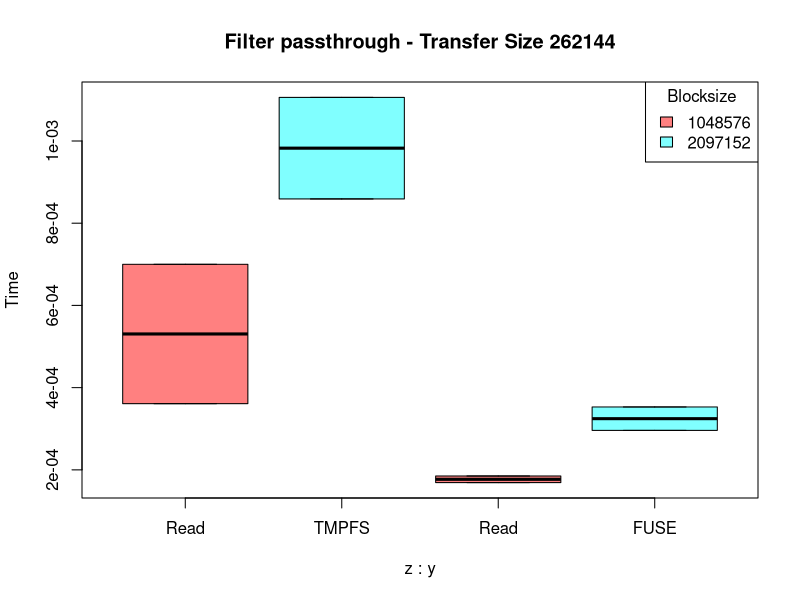
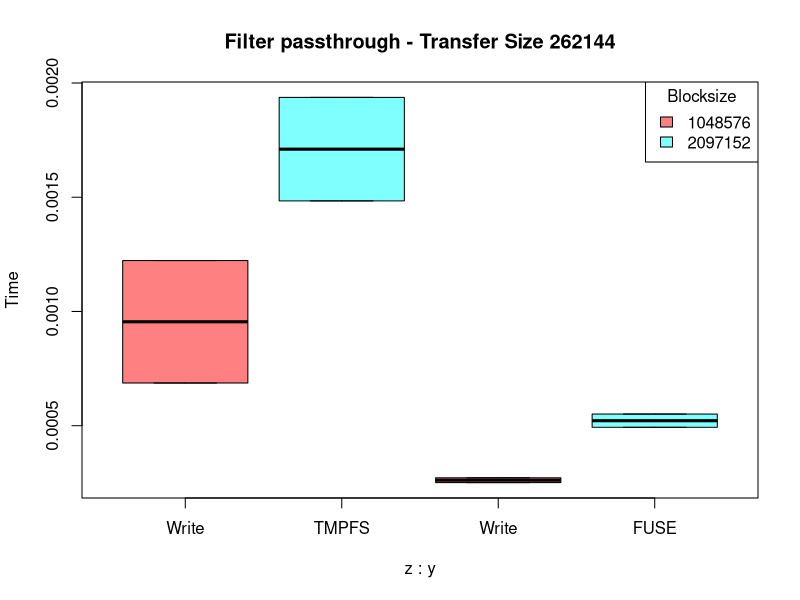
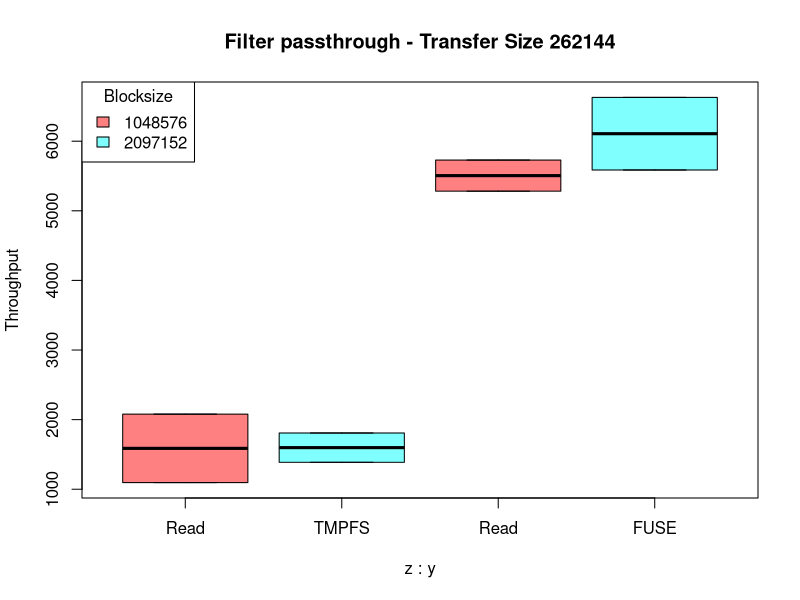
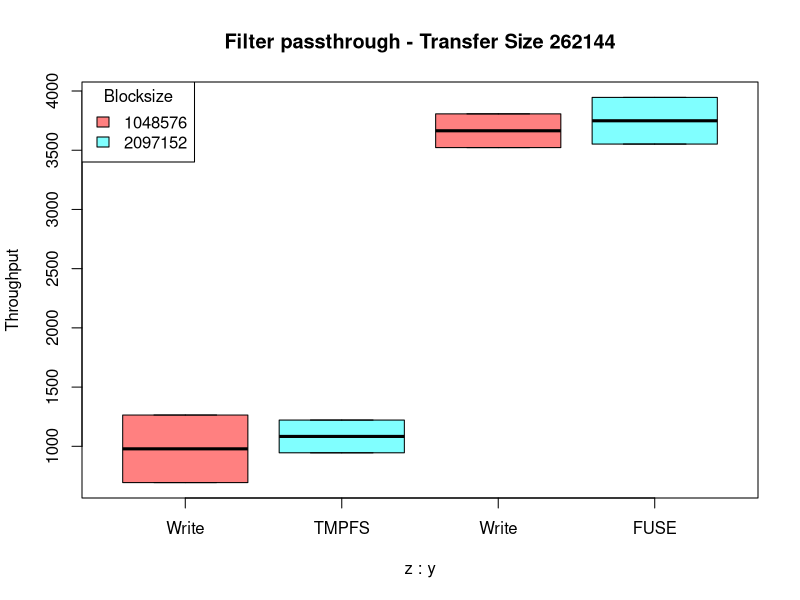
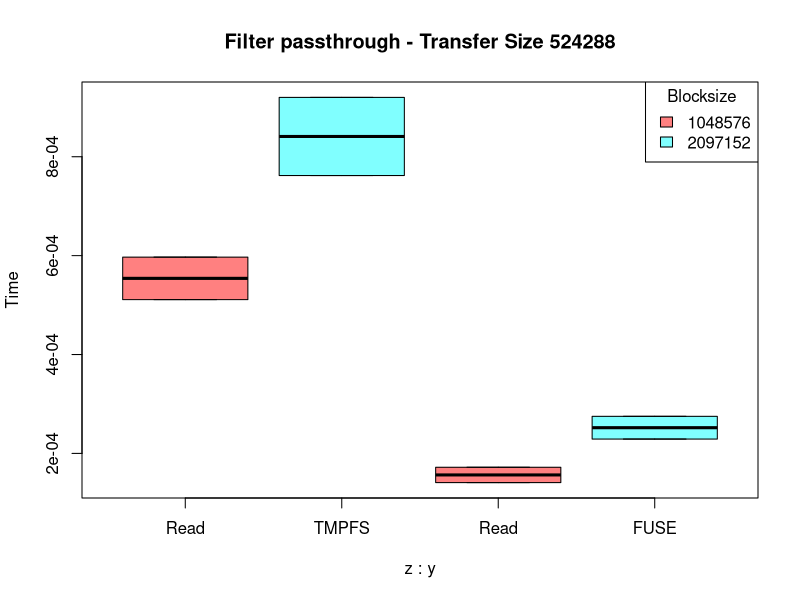
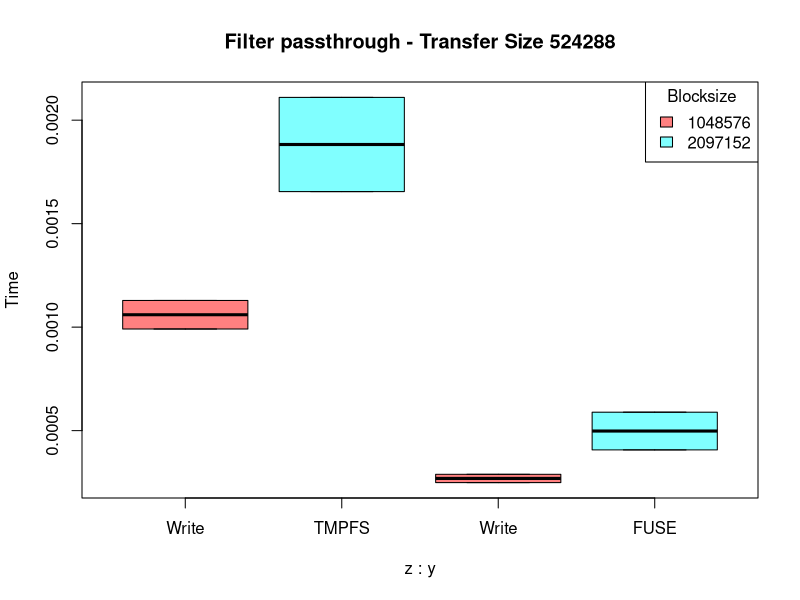
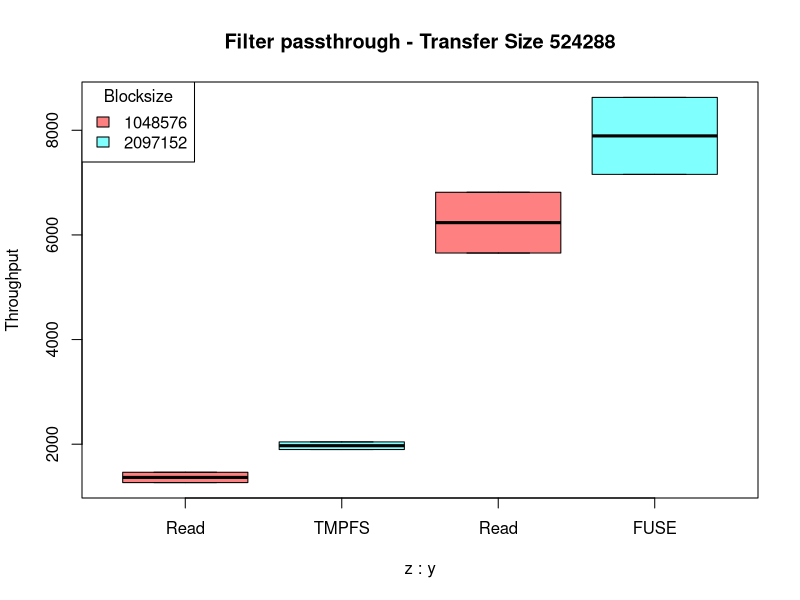
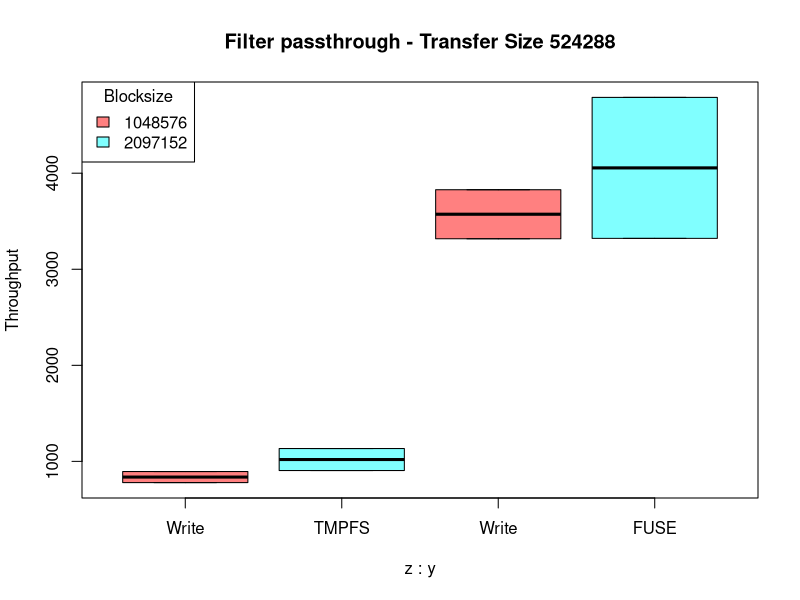

R code for these plots, in order:
#!/usr/bin/env Rscript

# R Script for Running IOR

# Options for the input parameters

# filter_op             only passthrough for now (passthrough_fh passthrough_hp passthrough_ll)
# blocksize_vec         (1000000 2000000 5000000 10000000)
# transfersize_vec      (200000 500000 1000000)
# blocksize_vec         (1048576 2097152 5242880 10485760)
# transfersize_vec      (262144 524288 1048576)

# Options for the output parameters

# time
# throughput

# ########################################################

pdf("figs-ior.pdf") # either save all files in one pdf or the files in specific pdfs; find an option to automatise the choice

d = read.csv("results-ior.csv")

blocksize_op = c(1048576, 2097152)
transfersize_op = c(262144, 524288)

filter_op   = c("passthrough", "passthrough_ll", "passthrough_fh")

for (k in 1:length(filter_op)){

    d_filter    = subset(d,   filter == filter_op[k])

    # print(d_filter)

    read_tmpfs      = subset(d_filter, operation == 'read'  & dir_mem == 'tmpfs')
    read_fuse       = subset(d_filter, operation == 'read'  & dir_mem == 'fuse')
    write_tmpfs     = subset(d_filter, operation == 'write' & dir_mem == 'tmpfs')
    write_fuse      = subset(d_filter, operation == 'write' & dir_mem == 'fuse')

    for (j in 1:length(transfersize_op)){

        read_tmpfs_time    = numeric(0)
        read_fuse_time     = numeric(0)
        write_tmpfs_time   = numeric(0)
        write_fuse_time    = numeric(0)

        read_tmpfs_tp    = numeric(0)
        read_fuse_tp     = numeric(0)
        write_tmpfs_tp   = numeric(0)
        write_fuse_tp    = numeric(0)

        for (i in 1:length(blocksize_op)){

            x_read_tmpfs      = subset(read_tmpfs,   transfersize == transfersize_op[j] & blocksize == blocksize_op[i])
            x_read_fuse       = subset(read_fuse,    transfersize == transfersize_op[j] & blocksize == blocksize_op[i])
            x_write_tmpfs     = subset(write_tmpfs,  transfersize == transfersize_op[j] & blocksize == blocksize_op[i])
            x_write_fuse      = subset(write_fuse,   transfersize == transfersize_op[j] & blocksize == blocksize_op[i])

            read_tmpfs_time       = c(read_tmpfs_time, x_read_tmpfs$time)
            read_fuse_time        = c(read_fuse_time, x_read_fuse$time)
            write_tmpfs_time      = c(write_tmpfs_time, x_write_tmpfs$time)
            write_fuse_time       = c(write_fuse_time, x_write_fuse$time)

            read_tmpfs_tp         = c(read_tmpfs_tp, x_read_tmpfs$tp)
            read_fuse_tp          = c(read_fuse_tp, x_read_fuse$tp)
            write_tmpfs_tp        = c(write_tmpfs_tp, x_write_tmpfs$tp)
            write_fuse_tp         = c(write_fuse_tp, x_write_fuse$tp)

        }

        # Plotting the results

        len_bs = length(blocksize_op)       # number of options for the blocksize
        len = length(read_tmpfs_time)/len_bs;   # number of run

        # #### TIME READ

        DF = data.frame(
        x = c(read_tmpfs_time, read_fuse_time),
        y = rep(c("READ TMPFS", "READ FUSE"), each = len_bs*len),
        z = rep(rep(1:len_bs, each=len), 2), # two categories, read and write
        stringsAsFactors = FALSE
        )
#        str(DF)
#        print(DF)

        filename = sprintf("%s_%d_time_%s.pdf", filter_op[k], transfersize_op[j], "read");
        title = sprintf("Filter %s - Transfer Size %d", filter_op[k], transfersize_op[j]);

#        pdf(filename)
        cols = rainbow(len_bs, s = 0.5)
        boxplot(x ~ z + y, data = DF,
                at = c(1:(2*len_bs)), col = cols,
                names = c("Read", "TMPFS", rep("", len_bs-2), "Read", "FUSE", rep("",len_bs-2)),
                xaxs = FALSE, main=title, ylab="Time")
        legend("topright", fill = cols, legend = blocksize_op, horiz = F, title="Blocksize")

        # #### TIME WRITE

        DF = data.frame(
        x = c(write_tmpfs_time, write_fuse_time),
        y = rep(c("WRITE TMPFS", "WRITE FUSE"), each = len_bs*len),
        z = rep(rep(1:len_bs, each=len), 2), # two categories, read and write
        stringsAsFactors = FALSE
        )
    #    str(DF)
    #    print(DF)

        filename = sprintf("%s_%d_time_%s.pdf", filter_op[k], transfersize_op[j], "write");
        title = sprintf("Filter %s - Transfer Size %d", filter_op[k], transfersize_op[j]);

#        pdf(filename)
        cols = rainbow(len_bs, s = 0.5)
        boxplot(x ~ z + y, data = DF,
                at = c(1:(2*len_bs)), col = cols,
                names = c("Write", "TMPFS", rep("", len_bs-2), "Write", "FUSE", rep("",len_bs-2)),
                xaxs = FALSE, main=title, ylab="Time")
        legend("topright", fill = cols, legend = blocksize_op, horiz = F, title="Blocksize")

        # #### TP READ

        DF = data.frame(
        x = c(read_tmpfs_tp, read_fuse_tp),
        y = rep(c("READ TMPFS", "READ FUSE"), each = len_bs*len),
        z = rep(rep(1:len_bs, each=len), 2), # two categories, read and write
        stringsAsFactors = FALSE
        )
    #    str(DF)
    #    print(DF)

        filename = sprintf("%s_%d_tp_%s.pdf", filter_op[k], transfersize_op[j], "read");
        title = sprintf("Filter %s - Transfer Size %d", filter_op[k], transfersize_op[j]);

#        pdf(filename)
        cols = rainbow(len_bs, s = 0.5)
        boxplot(x ~ z + y, data = DF,
                at = c(1:(2*len_bs)), col = cols,
                names = c("Read", "TMPFS", rep("", len_bs-2), "Read", "FUSE", rep("",len_bs-2)),
                xaxs = FALSE, main=title, ylab="Throughput")
        legend("topleft", fill = cols, legend = blocksize_op, horiz = F, title="Blocksize")

        # #### TIME WRITE

        DF = data.frame(
        x = c(write_tmpfs_tp, write_fuse_tp),
        y = rep(c("WRITE TMPFS", "WRITE FUSE"), each = len_bs*len),
        z = rep(rep(1:len_bs, each=len), 2), # two categories, read and write
        stringsAsFactors = FALSE
        )
    #    str(DF)
    #    print(DF)

        filename = sprintf("%s_%d_tp_%s.pdf", filter_op[k], transfersize_op[j], "write");
        title = sprintf("Filter %s - Transfer Size %d", filter_op[k], transfersize_op[j]);

#        pdf(filename)
        cols = rainbow(len_bs, s = 0.5)
        boxplot(x ~ z + y, data = DF,
                at = c(1:(2*len_bs)), col = cols,
                names = c("Write", "TMPFS", rep("", len_bs-2), "Write", "FUSE", rep("",len_bs-2)),
                xaxs = FALSE, main=title, ylab="Throughput")
        legend("topleft", fill = cols, legend = blocksize_op, horiz = F, title="Blocksize")

    }

}

# dev.off()
print("Graphics constructed with success!")
